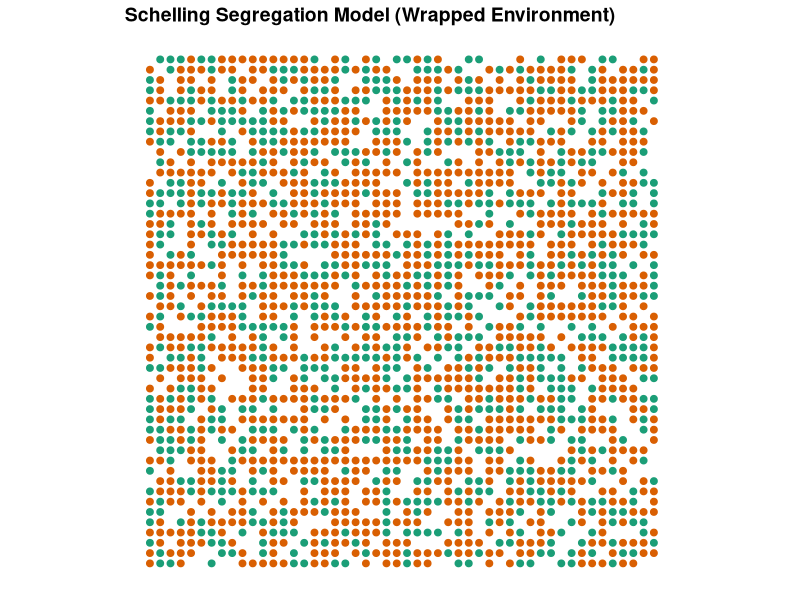

Generate this figure with R: (Note: a time limit stopped this script after it produced the figure.)
#Schelling Segregation Model with uneven preferences (wrapped)
# Casts a wrapped universe with variable dimensions, number of races, pct empty, and dominant race share
# Iterates allowing the majority and minority races to have different preferences for neighbor homogeneity
# Based on David Zimmerman's example at: https://www.r-bloggers.com/agent-based-modelling-with-data-table-or-how-to-model-urban-migration-with-r/

initiateSchelling_wrapped <- function(dimensions = c(10, 10), n_races = 4, perc_empty = 0.2, perc_maj = .75){
  require(data.table)
  # create "races" based on colors
  dims <<- dimensions
  races <<- colours()[1:n_races]
  min_races <- races[2:length(races)]
  
  # get number of homes (equal to number of cells)
  n_homes = prod(dimensions)
  # calculates the number of agents (cells minus the percent of empty homes)
  count_agents <- floor(n_homes * (1 - perc_empty))
  
  # the characteristics that a home can have -- either empty or a particular race
  races <- c("empty", races)
  # the probabilities of a home having each characteristic
  probabilities <- c(perc_empty, 
                     (1-perc_empty)*perc_maj, 
                     rep((1 - perc_empty - (1-perc_empty)*perc_maj)/(n_races-1), times = n_races-1)
  )
  
  # creates the global schelling data.table
  schelling <<- data.table(id = 1:prod(dimensions),
                           x = rep(1:dimensions[1], 
                                   dimensions[2]),
                           y = rep(1:dimensions[2], 
                                   each = dimensions[1]),
                           race = sample(x = races, 
                                         size = n_homes, 
                                         prob = probabilities,
                                         replace = TRUE),
                           # used to find the satisfaction of each home
                           unsatisfied = rep(NA, prod(dimensions)))
}

plotSchelling <- function(title){
  require(data.table)
  require(ggplot2)
  require(RColorBrewer)
  # get races to get the right number of colors
  races <- unique(schelling$race)
  
  # find the dimensions of the grid to get the best dot size
  dims <- c(max(schelling$x), max(schelling$y))
  
  # create colors
  # check if there are 3 or fewer races, 
  # this would create issues with brewer.pal 
  # RColorBrewer otherwise
  if (length(races) <= 3) {
    colors <- brewer.pal(3, "Dark2")
  } else {
    colors <- brewer.pal(length(races), "Dark2")
  }
  
  # plot the graph  
  p <- ggplot(data = schelling[race != "empty"], 
              aes(x = x, y = y, color = race)) + 
    # resize dots to grid
    geom_point(size = 100/sqrt(prod(dims))) +  
    scale_colour_manual(values = colors) + 
    # theme: mostly blank
    theme_bw() + 
    theme(axis.line = element_blank(),
          axis.text.x = element_blank(),
          axis.text.y = element_blank(),
          axis.ticks = element_blank(),
          axis.title.x = element_blank(),
          axis.title.y = element_blank(),
          legend.position = "none",
          panel.background = element_blank(),
          panel.border = element_blank(),
          panel.grid.major = element_blank(),
          panel.grid.minor = element_blank(),
          plot.background = element_blank(),
          plot.title = element_text(lineheight=3, 
                                    face="bold", 
                                    color="black", 
                                    size=14)) +
    # fix axes to avoid distortion in the picture
    coord_fixed(ratio = 1) + 
    # add the title
    ggtitle(title)
  
  return(p)
}

iterate_wrapped <- function(n = 10, dom_sim_threshold = .9, min_sim_threshold = .1){
  require(data.table)
  # subfunction that checks for a given x and y value if the agent is 
  # unsatisfied (returns TRUE or FALSE)
  is.unsatisfied_wrapped <- function(x_value, y_value, 
                             dom_sim_threshold = dom_sim_threshold,
                             min_sim_threshold = min_sim_threshold){
    # gets the race and id for the agent
  cur_race <- schelling[x == x_value & y == y_value, race]
  cur_id <- schelling[x == x_value & y == y_value, id]

    #sub-subfunction to identify agent's neighbors
  select.neighbors <- function(dimensions){

    #Identify coordinates of neighbors (adjusts wrapping based on position of agent)
    neighbors <- as.data.frame(matrix(NA, nrow = 8, ncol = 2))
    if(x_value == 1 & y_value == 1){
      neighbors[1,] <- schelling[x == dimensions[1] & y == y_value+1, 2:3]
      neighbors[2,] <- schelling[x == x_value & y == y_value+1, 2:3]
      neighbors[3,] <- schelling[x == x_value+1 & y == y_value+1, 2:3]
      neighbors[4,] <- schelling[x == dimensions[1] & y == y_value, 2:3]
      neighbors[5,] <- schelling[x == x_value+1 & y == y_value, 2:3]
      neighbors[6,] <- schelling[x == dimensions[1] & y == dimensions[2], 2:3]
      neighbors[7,] <- schelling[x == x_value & y == dimensions[2], 2:3]
      neighbors[8,] <- schelling[x == x_value+1 & y == dimensions[2], 2:3]
    }
    if(x_value == 1 & y_value %in% c(2:(dimensions[2]-1))){
      neighbors[1,] <- schelling[x == dimensions[1] & y == y_value+1, 2:3]
      neighbors[2,] <- schelling[x == x_value & y == y_value+1, 2:3]
      neighbors[3,] <- schelling[x == x_value+1 & y == y_value+1, 2:3]
      neighbors[4,] <- schelling[x == dimensions[1] & y == y_value, 2:3]
      neighbors[5,] <- schelling[x == x_value+1 & y == y_value, 2:3]
      neighbors[6,] <- schelling[x == dimensions[1] & y == y_value-1, 2:3]
      neighbors[7,] <- schelling[x == x_value & y == y_value-1, 2:3]
      neighbors[8,] <- schelling[x == x_value+1 & y == y_value-1, 2:3]
    }
    if(x_value == 1 & y_value == dimensions[2]){
      neighbors[1,] <- schelling[x == dimensions[1] & y == 1, 2:3]
      neighbors[2,] <- schelling[x == x_value & y == 1, 2:3]
      neighbors[3,] <- schelling[x == x_value+1 & y == 1, 2:3]
      neighbors[4,] <- schelling[x == dimensions[1] & y == y_value, 2:3]
      neighbors[5,] <- schelling[x == x_value+1 & y == y_value, 2:3]
      neighbors[6,] <- schelling[x == dimensions[1] & y == y_value-1, 2:3]
      neighbors[7,] <- schelling[x == x_value & y == y_value-1, 2:3]
      neighbors[8,] <- schelling[x == x_value+1 & y == y_value-1, 2:3]
    }
    if(x_value %in% c(2:(dimensions[1]-1)) & y_value == 1){
      neighbors[1,] <- schelling[x == x_value-1 & y == y_value+1, 2:3]
      neighbors[2,] <- schelling[x == x_value & y == y_value+1, 2:3]
      neighbors[3,] <- schelling[x == x_value+1 & y == y_value+1, 2:3]
      neighbors[4,] <- schelling[x == x_value-1 & y == y_value, 2:3]
      neighbors[5,] <- schelling[x == x_value+1 & y == y_value, 2:3]
      neighbors[6,] <- schelling[x == x_value-1 & y == dimensions[2], 2:3]
      neighbors[7,] <- schelling[x == x_value & y == dimensions[2], 2:3]
      neighbors[8,] <- schelling[x == x_value+1 & y == dimensions[2], 2:3]
    }
    if(x_value %in% c(2:(dimensions[1]-1)) & y_value %in% c(2:(dimensions[2]-1))){
      neighbors[1,] <- schelling[x == x_value-1 & y == y_value+1, 2:3]
      neighbors[2,] <- schelling[x == x_value & y == y_value+1, 2:3]
      neighbors[3,] <- schelling[x == x_value+1 & y == y_value+1, 2:3]
      neighbors[4,] <- schelling[x == x_value-1 & y == y_value, 2:3]
      neighbors[5,] <- schelling[x == x_value+1 & y == y_value, 2:3]
      neighbors[6,] <- schelling[x == x_value-1 & y == y_value-1, 2:3]
      neighbors[7,] <- schelling[x == x_value & y == y_value-1, 2:3]
      neighbors[8,] <- schelling[x == x_value+1 & y == y_value-1, 2:3] 
    }
    if(x_value %in% c(2:(dimensions[1]-1)) & y_value == dimensions[2]){
      neighbors[1,] <- schelling[x == x_value-1 & y == 1, 2:3]
      neighbors[2,] <- schelling[x == x_value & y == 1, 2:3]
      neighbors[3,] <- schelling[x == x_value+1 & y == 1, 2:3]
      neighbors[4,] <- schelling[x == x_value-1 & y == y_value, 2:3]
      neighbors[5,] <- schelling[x == x_value+1 & y == y_value, 2:3]
      neighbors[6,] <- schelling[x == x_value-1 & y == y_value-1, 2:3]
      neighbors[7,] <- schelling[x == x_value & y == y_value-1, 2:3]
      neighbors[8,] <- schelling[x == x_value+1 & y == y_value-1, 2:3]
    }
    if(x_value == dimensions[1] & y_value == 1){
      neighbors[1,] <- schelling[x == x_value-1 & y == y_value+1, 2:3]
      neighbors[2,] <- schelling[x == x_value & y == y_value+1, 2:3]
      neighbors[3,] <- schelling[x == 1 & y == y_value+1, 2:3]
      neighbors[4,] <- schelling[x == x_value-1 & y == y_value, 2:3]
      neighbors[5,] <- schelling[x == 1 & y == y_value, 2:3]
      neighbors[6,] <- schelling[x == x_value-1 & y == dimensions[2], 2:3]
      neighbors[7,] <- schelling[x == x_value & y == dimensions[2], 2:3]
      neighbors[8,] <- schelling[x == 1 & y == dimensions[2], 2:3]
    }
    if(x_value == dimensions[1] & y_value %in% c(2:(dimensions[2]-1))){
      neighbors[1,] <- schelling[x == x_value-1 & y == y_value+1, 2:3]
      neighbors[2,] <- schelling[x == x_value & y == y_value+1, 2:3]
      neighbors[3,] <- schelling[x == 1 & y == y_value+1, 2:3]
      neighbors[4,] <- schelling[x == x_value-1 & y == y_value, 2:3]
      neighbors[5,] <- schelling[x == 1 & y == y_value, 2:3]
      neighbors[6,] <- schelling[x == x_value-1 & y == y_value-1, 2:3]
      neighbors[7,] <- schelling[x == x_value & y == y_value-1, 2:3]
      neighbors[8,] <- schelling[x == 1 & y == y_value-1, 2:3]
    }
    if(x_value == dimensions[1] & y_value == dimensions[2]){
      neighbors[1,] <- schelling[x == x_value-1 & y == 1, 2:3]
      neighbors[2,] <- schelling[x == x_value & y == 1, 2:3]
      neighbors[3,] <- schelling[x == 1 & y == 1, 2:3]
      neighbors[4,] <- schelling[x == x_value-1 & y == y_value, 2:3]
      neighbors[5,] <- schelling[x == 1 & y == y_value, 2:3]
      neighbors[6,] <- schelling[x == x_value-1 & y == y_value-1, 2:3]
      neighbors[7,] <- schelling[x == x_value & y == y_value-1, 2:3]
      neighbors[8,] <- schelling[x == 1 & y == y_value-1, 2:3]
    }
    names(neighbors) <- c("x","y")
    
    ids <- schelling[x %in% neighbors$x & y %in% neighbors$y, id]
    
    return(ids)
  }
    # checks if the home is empty
  if (cur_race == "empty"){
    return(FALSE) # empty houses can't be unsatisfied
  }else{
    neighbor.ids <- select.neighbors(dimensions = dims)

    # counts simliar neighbors
    count_similar <- sum(schelling[id %in% neighbor.ids, 
                                      id != cur_id &
                                      race == cur_race])
    # counts different neighbors
    count_different <- sum(schelling[id %in% neighbor.ids, 
                                        id != cur_id &
                                        race != cur_race & 
                                        race != "empty"])
    
    # calculates the ratio
    ratio <- count_similar/(count_similar + count_different)
    
    # returns TRUE if the ratio is less than or equal to the threshold
    if(cur_race == races[1]){
      return(ratio <= dom_sim_threshold)
    }else{
      return(ratio <= min_sim_threshold)
    }
  }
  }

  # creates a ProgressBar
  pb <- txtProgressBar(min = 0, max = 1, style = 3)
  # and tracks time
  t <- Sys.time()
  
  #sets empty vector of ratios
  ratios.unsatisfied <<- c(NULL)
  
  # iterates
  for (iterate in 1:n){
    # fills the boolean vector "unsatisfied" 
    # indicates if the household is unsatisfied 
    schelling[, unsatisfied := is.unsatisfied_wrapped(x_value = x, 
                                              y_value = y, 
                                              dom_sim_threshold = dom_sim_threshold,
                                              min_sim_threshold = min_sim_threshold),
              by = 1:nrow(schelling)]
    #hacky fix for NAs, which appear to happen when the ratio exactly equals the threshold (and should therefore evaluate to satisfied)
    schelling$unsatisfied[is.na(schelling$unsatisfied)] <- FALSE
    
    ratio.unsatisfied <- sum(schelling$unsatisfied)/nrow(schelling)
    ratios.unsatisfied <<- c(ratios.unsatisfied, ratio.unsatisfied)
    
    # move unsatisfied agents to an empty house
    # find the IDs that are empty where agents can migrate to
    emptyIDs <- schelling[race == "empty", id] # finds the id of empty houses
    
    # finds the origin of the agents moving, 
    oldIDs <- schelling[(unsatisfied), id] # origin
    
    # generates new IDs for each household moving
    # note that households can move to the house of other moving agents
    # also, agents can (by a small chance) choose to "move" to their 
    # existing home
    newIDs <- sample(x = c(emptyIDs, oldIDs), 
                     size = length(oldIDs), 
                     replace = F) # target
    
    # cast a new data.table showing migration from origin_id to target-id
    transition <- data.table(origin = oldIDs, 
                             oldRace = schelling[id %in% oldIDs, race],
                             target = newIDs)
    
    # move agents to the new homes
    schelling[id %in% transition$origin]$race = "empty"
    schelling[id %in% transition$target]$race = transition$oldRace
    
    # orders and reset schelling
    schelling <<- schelling[order(id)]
    
    # updates the ProgressBar
    setTxtProgressBar(pb, iterate/n)
  }
  close(pb)
  timedif <- Sys.time() - t
  
  # print out statistics for the calculation time
  print(paste0("Time for calculation in seconds: ", round(timedif, 3), " or: ",
               round(n / as.numeric(timedif), 3), " iterations per second"))
  print(ratios.unsatisfied)
  plotSchelling(title = paste0("Schelling Segregation Model after ", n, " Iterations (Wrapped)"))
}

initiateSchelling_wrapped(dimensions = c(50,50), n_races = 2, perc_empty = .2, perc_maj = .6)
plotSchelling(title = "Schelling Segregation Model (Wrapped Environment)")
iterate_wrapped(n = 10, dom_sim_threshold = .5, min_sim_threshold = .5)

for(i in 1:length(ratios.unsatisfied)){
  if(i==1){
    plot(-100, -100, xlim=c(1,10), ylim=c(0,1), 
         ylab="Pct Unsatisfied", 
         xlab="Iteration", 
         main = "Percent of Agents Unsatisfied over Time",
         type="n", cex.axis=0.8)
  }else{
    segments(i-1, ratios.unsatisfied[i-1], i, ratios.unsatisfied[i], col="black", lwd=1)
  }
}
